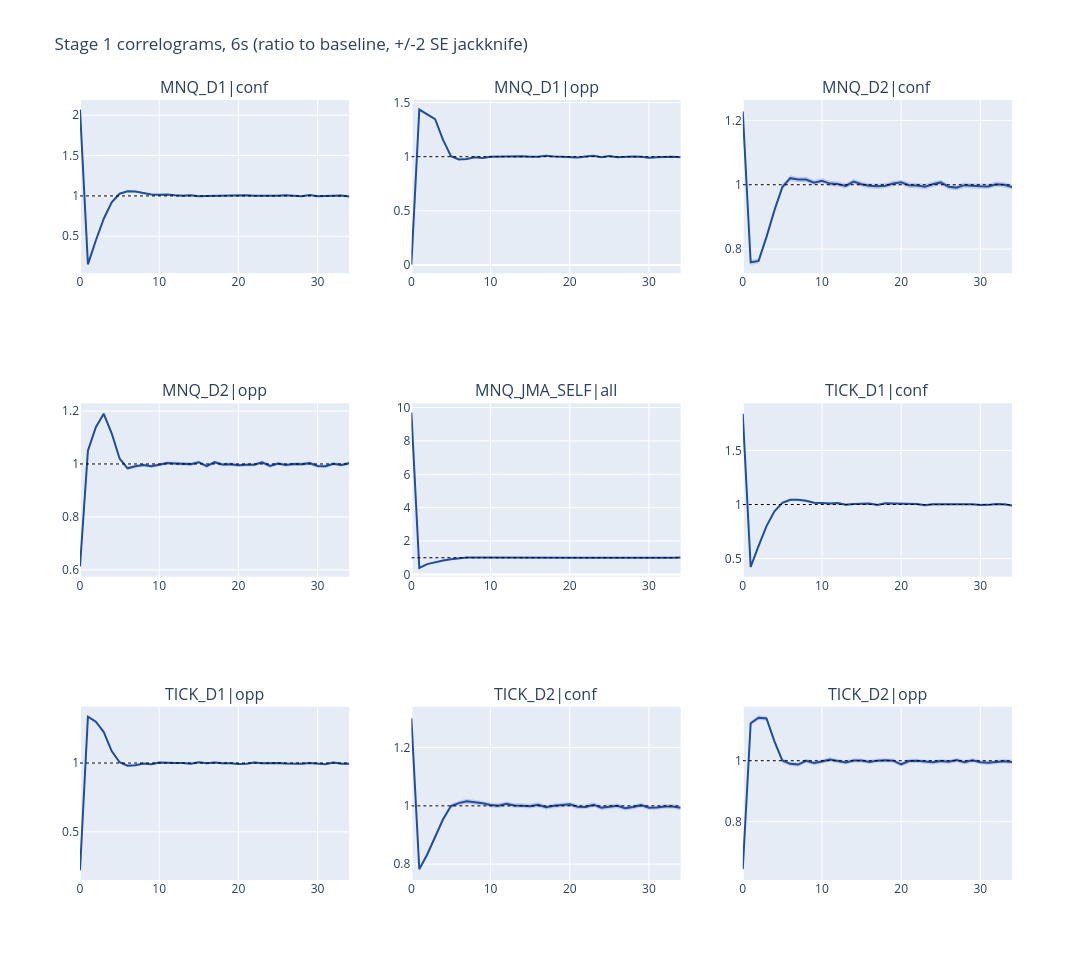

This figure's notebook cell:
### Code cell
bars = pd.read_parquet(f'data/stage-0/bars_{FRAME}s.parquet')
events = pd.read_parquet(f'data/stage-0/events_{FRAME}s.parquet')

df, summary = run_stage1(bars, events, out_dir=OUT_DIR, frame=6, lmax=34, plot=True)

### Figure 1 — Plotly figure (JSON) as saved in the notebook; plotly's stock layout.template omitted (floating-point values rounded to 4 significant figures)
{"data": [{"hoverinfo": "skip", "line": {"width": 0}, "showlegend": false, "type": "scatter", "x": [0, 1, 2, 3, 4, 5, 6, 7, 8, 9, 10, 11, 12, 13, 14, 15, 16, 17, 18, 19, 20, 21, 22, 23, 24, 25, 26, 27, 28, 29, 30, 31, 32, 33, 34], "xaxis": "x", "y": [2.082, 0.1568, 0.4543, 0.7266, 0.932, 1.037, 1.068, 1.065, 1.047, 1.028, 1.026, 1.028, 1.019, 1.014, 1.018, 1.007, 1.009, 1.011, 1.018, 1.015, 1.022, 1.019, 1.012, 1.012, 1.008, 1.012, 1.018, 1.007, 1.005, 1.022, 1.006, 1.009, 1.014, 1.015, 1.003], "yaxis": "y"}, {"fill": "tonexty", "fillcolor": "rgba(100,100,200,0.25)", "hoverinfo": "skip", "line": {"width": 0}, "showlegend": false, "type": "scatter", "x": [0, 1, 2, 3, 4, 5, 6, 7, 8, 9, 10, 11, 12, 13, 14, 15, 16, 17, 18, 19, 20, 21, 22, 23, 24, 25, 26, 27, 28, 29, 30, 31, 32, 33, 34], "xaxis": "x", "y": [2.057, 0.1479, 0.4401, 0.7081, 0.9118, 1.017, 1.048, 1.044, 1.025, 1.007, 1.005, 1.007, 0.9984, 0.993, 0.9986, 0.9864, 0.9889, 0.9906, 0.9972, 0.9958, 1.002, 0.9973, 0.9909, 0.9912, 0.9864, 0.9918, 0.9972, 0.9866, 0.9856, 1.002, 0.986, 0.9882, 0.9935, 0.9948, 0.9831], "yaxis": "y"}, {"line": {"color": "#1f4e9c"}, "mode": "lines", "showlegend": false, "type": "scatter", "x": [0, 1, 2, 3, 4, 5, 6, 7, 8, 9, 10, 11, 12, 13, 14, 15, 16, 17, 18, 19, 20, 21, 22, 23, 24, 25, 26, 27, 28, 29, 30, 31, 32, 33, 34], "xaxis": "x", "y": [2.069, 0.1523, 0.4472, 0.7173, 0.9219, 1.027, 1.058, 1.055, 1.036, 1.017, 1.015, 1.017, 1.009, 1.003, 1.009, 0.9965, 0.9992, 1.001, 1.008, 1.005, 1.012, 1.008, 1.001, 1.002, 0.997, 1.002, 1.008, 0.997, 0.9954, 1.012, 0.9962, 0.9985, 1.004, 1.005, 0.9932], "yaxis": "y"}, {"line": {"color": "black", "dash": "dot", "width": 1}, "mode": "lines", "showlegend": false, "type": "scatter", "x": [0, 34], "xaxis": "x", "y": [1, 1], "yaxis": "y"}, {"hoverinfo": "skip", "line": {"width": 0}, "showlegend": false, "type": "scatter", "x": [0, 1, 2, 3, 4, 5, 6, 7, 8, 9, 10, 11, 12, 13, 14, 15, 16, 17, 18, 19, 20, 21, 22, 23, 24, 25, 26, 27, 28, 29, 30, 31, 32, 33, 34], "xaxis": "x2", "y": [0.003112, 1.444, 1.4, 1.355, 1.162, 1.012, 0.9814, 0.9865, 1.002, 0.9957, 1.005, 1.008, 1.004, 1.013, 1.01, 1.007, 1.007, 1.017, 1.008, 1.007, 1.0, 1.0, 1.01, 1.015, 1.002, 1.014, 1.001, 1.007, 1.008, 1.006, 0.9971, 1.002, 1.005, 1.007, 1.002], "yaxis": "y2"}, {"fill": "tonexty", "fillcolor": "rgba(100,100,200,0.25)", "hoverinfo": "skip", "line": {"width": 0}, "showlegend": false, "type": "scatter", "x": [0, 1, 2, 3, 4, 5, 6, 7, 8, 9, 10, 11, 12, 13, 14, 15, 16, 17, 18, 19, 20, 21, 22, 23, 24, 25, 26, 27, 28, 29, 30, 31, 32, 33, 34], "xaxis": "x2", "y": [0.002275, 1.427, 1.384, 1.339, 1.147, 0.9978, 0.9675, 0.9727, 0.9877, 0.9816, 0.9914, 0.994, 0.9901, 0.9987, 0.9958, 0.9931, 0.9926, 1.002, 0.9938, 0.992, 0.9862, 0.9861, 0.9953, 1.001, 0.9881, 0.9994, 0.9867, 0.993, 0.9941, 0.9919, 0.983, 0.9876, 0.9908, 0.9933, 0.9877], "yaxis": "y2"}, {"line": {"color": "#1f4e9c"}, "mode": "lines", "showlegend": false, "type": "scatter", "x": [0, 1, 2, 3, 4, 5, 6, 7, 8, 9, 10, 11, 12, 13, 14, 15, 16, 17, 18, 19, 20, 21, 22, 23, 24, 25, 26, 27, 28, 29, 30, 31, 32, 33, 34], "xaxis": "x2", "y": [0.002693, 1.436, 1.392, 1.347, 1.155, 1.005, 0.9744, 0.9796, 0.9949, 0.9887, 0.9984, 1.001, 0.9972, 1.006, 1.003, 1.0, 0.9997, 1.009, 1.001, 0.9993, 0.9932, 0.9931, 1.002, 1.008, 0.9951, 1.006, 0.9939, 1.0, 1.001, 0.9987, 0.9901, 0.9946, 0.998, 1.0, 0.9947], "yaxis": "y2"}, {"line": {"color": "black", "dash": "dot", "width": 1}, "mode": "lines", "showlegend": false, "type": "scatter", "x": [0, 34], "xaxis": "x2", "y": [1, 1], "yaxis": "y2"}, {"hoverinfo": "skip", "line": {"width": 0}, "showlegend": false, "type": "scatter", "x": [0, 1, 2, 3, 4, 5, 6, 7, 8, 9, 10, 11, 12, 13, 14, 15, 16, 17, 18, 19, 20, 21, 22, 23, 24, 25, 26, 27, 28, 29, 30, 31, 32, 33, 34], "xaxis": "x3", "y": [1.236, 0.7657, 0.7708, 0.8456, 0.9283, 1.001, 1.029, 1.024, 1.025, 1.014, 1.021, 1.012, 1.011, 1.004, 1.018, 1.009, 1.005, 1.003, 1.005, 1.012, 1.016, 1.007, 1.006, 1.002, 1.01, 1.016, 1.002, 0.9995, 1.007, 1.004, 1.004, 1.003, 1.01, 1.008, 1.001], "yaxis": "y3"}, {"fill": "tonexty", "fillcolor": "rgba(100,100,200,0.25)", "hoverinfo": "skip", "line": {"width": 0}, "showlegend": false, "type": "scatter", "x": [0, 1, 2, 3, 4, 5, 6, 7, 8, 9, 10, 11, 12, 13, 14, 15, 16, 17, 18, 19, 20, 21, 22, 23, 24, 25, 26, 27, 28, 29, 30, 31, 32, 33, 34], "xaxis": "x3", "y": [1.219, 0.7514, 0.7552, 0.8303, 0.9127, 0.9846, 1.012, 1.008, 1.007, 0.9982, 1.004, 0.9953, 0.9942, 0.9884, 1.002, 0.9935, 0.9885, 0.9868, 0.9888, 0.9955, 0.9993, 0.9897, 0.9892, 0.9856, 0.9929, 0.9989, 0.9855, 0.9825, 0.99, 0.9876, 0.987, 0.9864, 0.9935, 0.9913, 0.9844], "yaxis": "y3"}, {"line": {"color": "#1f4e9c"}, "mode": "lines", "showlegend": false, "type": "scatter", "x": [0, 1, 2, 3, 4, 5, 6, 7, 8, 9, 10, 11, 12, 13, 14, 15, 16, 17, 18, 19, 20, 21, 22, 23, 24, 25, 26, 27, 28, 29, 30, 31, 32, 33, 34], "xaxis": "x3", "y": [1.228, 0.7586, 0.763, 0.838, 0.9205, 0.9926, 1.02, 1.016, 1.016, 1.006, 1.012, 1.003, 1.003, 0.9964, 1.01, 1.001, 0.9967, 0.9952, 0.997, 1.004, 1.007, 0.9984, 0.9975, 0.9938, 1.002, 1.007, 0.9936, 0.991, 0.9987, 0.9961, 0.9955, 0.9946, 1.002, 0.9998, 0.9927], "yaxis": "y3"}, {"line": {"color": "black", "dash": "dot", "width": 1}, "mode": "lines", "showlegend": false, "type": "scatter", "x": [0, 34], "xaxis": "x3", "y": [1, 1], "yaxis": "y3"}, {"hoverinfo": "skip", "line": {"width": 0}, "showlegend": false, "type": "scatter", "x": [0, 1, 2, 3, 4, 5, 6, 7, 8, 9, 10, 11, 12, 13, 14, 15, 16, 17, 18, 19, 20, 21, 22, 23, 24, 25, 26, 27, 28, 29, 30, 31, 32, 33, 34], "xaxis": "x4", "y": [0.6181, 1.057, 1.146, 1.196, 1.123, 1.027, 0.9905, 0.9984, 1.003, 0.998, 1.004, 1.01, 1.009, 1.006, 1.006, 1.013, 0.9981, 1.013, 1.004, 1.006, 1.002, 1.004, 1.003, 1.013, 0.9996, 1.008, 1.003, 1.007, 1.006, 1.01, 0.9993, 0.9976, 1.007, 1.003, 1.009], "yaxis": "y4"}, {"fill": "tonexty", "fillcolor": "rgba(100,100,200,0.25)", "hoverinfo": "skip", "line": {"width": 0}, "showlegend": false, "type": "scatter", "x": [0, 1, 2, 3, 4, 5, 6, 7, 8, 9, 10, 11, 12, 13, 14, 15, 16, 17, 18, 19, 20, 21, 22, 23, 24, 25, 26, 27, 28, 29, 30, 31, 32, 33, 34], "xaxis": "x4", "y": [0.6067, 1.043, 1.132, 1.182, 1.109, 1.014, 0.9768, 0.9849, 0.9895, 0.9846, 0.9904, 0.9969, 0.9954, 0.9931, 0.9927, 0.9997, 0.9848, 0.9999, 0.9907, 0.9926, 0.9885, 0.9905, 0.9901, 0.9992, 0.9859, 0.9951, 0.9893, 0.993, 0.9927, 0.9965, 0.9858, 0.9847, 0.9941, 0.9895, 0.9961], "yaxis": "y4"}, {"line": {"color": "#1f4e9c"}, "mode": "lines", "showlegend": false, "type": "scatter", "x": [0, 1, 2, 3, 4, 5, 6, 7, 8, 9, 10, 11, 12, 13, 14, 15, 16, 17, 18, 19, 20, 21, 22, 23, 24, 25, 26, 27, 28, 29, 30, 31, 32, 33, 34], "xaxis": "x4", "y": [0.6124, 1.05, 1.139, 1.189, 1.116, 1.02, 0.9837, 0.9916, 0.9961, 0.9913, 0.9971, 1.004, 1.002, 0.9995, 0.9994, 1.007, 0.9915, 1.007, 0.9976, 0.9993, 0.9953, 0.9973, 0.9968, 1.006, 0.9928, 1.002, 0.9959, 0.9998, 0.9993, 1.003, 0.9925, 0.9912, 1.001, 0.9963, 1.003], "yaxis": "y4"}, {"line": {"color": "black", "dash": "dot", "width": 1}, "mode": "lines", "showlegend": false, "type": "scatter", "x": [0, 34], "xaxis": "x4", "y": [1, 1], "yaxis": "y4"}, {"hoverinfo": "skip", "line": {"width": 0}, "showlegend": false, "type": "scatter", "x": [0, 1, 2, 3, 4, 5, 6, 7, 8, 9, 10, 11, 12, 13, 14, 15, 16, 17, 18, 19, 20, 21, 22, 23, 24, 25, 26, 27, 28, 29, 30, 31, 32, 33, 34], "xaxis": "x5", "y": [9.734, 0.3966, 0.6256, 0.7411, 0.8403, 0.9203, 0.9866, 1.017, 1.023, 1.019, 1.027, 1.011, 1.009, 1.006, 1.013, 1.012, 1.004, 1.012, 1.007, 1.015, 1.011, 1.007, 1.011, 1.007, 1.013, 1.005, 1.007, 1.015, 1.012, 1.013, 1.01, 1.015, 1.011, 1.009, 1.016], "yaxis": "y5"}, {"fill": "tonexty", "fillcolor": "rgba(100,100,200,0.25)", "hoverinfo": "skip", "line": {"width": 0}, "showlegend": false, "type": "scatter", "x": [0, 1, 2, 3, 4, 5, 6, 7, 8, 9, 10, 11, 12, 13, 14, 15, 16, 17, 18, 19, 20, 21, 22, 23, 24, 25, 26, 27, 28, 29, 30, 31, 32, 33, 34], "xaxis": "x5", "y": [9.68, 0.3856, 0.6115, 0.7266, 0.8245, 0.9037, 0.9698, 1.0, 1.006, 1.002, 1.01, 0.9947, 0.9921, 0.9898, 0.9965, 0.9957, 0.9872, 0.9954, 0.9908, 0.998, 0.9938, 0.99, 0.9935, 0.99, 0.9961, 0.9884, 0.99, 0.9977, 0.9955, 0.9962, 0.9932, 0.9989, 0.9942, 0.9931, 0.9999], "yaxis": "y5"}, {"line": {"color": "#1f4e9c"}, "mode": "lines", "showlegend": false, "type": "scatter", "x": [0, 1, 2, 3, 4, 5, 6, 7, 8, 9, 10, 11, 12, 13, 14, 15, 16, 17, 18, 19, 20, 21, 22, 23, 24, 25, 26, 27, 28, 29, 30, 31, 32, 33, 34], "xaxis": "x5", "y": [9.707, 0.3911, 0.6186, 0.7338, 0.8324, 0.912, 0.9782, 1.009, 1.014, 1.011, 1.019, 1.003, 1.0, 0.9979, 1.005, 1.004, 0.9957, 1.004, 0.999, 1.007, 1.002, 0.9983, 1.002, 0.9983, 1.005, 0.9968, 0.9985, 1.006, 1.004, 1.005, 1.001, 1.007, 1.003, 1.001, 1.008], "yaxis": "y5"}, {"line": {"color": "black", "dash": "dot", "width": 1}, "mode": "lines", "showlegend": false, "type": "scatter", "x": [0, 34], "xaxis": "x5", "y": [1, 1], "yaxis": "y5"}, {"hoverinfo": "skip", "line": {"width": 0}, "showlegend": false, "type": "scatter", "x": [0, 1, 2, 3, 4, 5, 6, 7, 8, 9, 10, 11, 12, 13, 14, 15, 16, 17, 18, 19, 20, 21, 22, 23, 24, 25, 26, 27, 28, 29, 30, 31, 32, 33, 34], "xaxis": "x6", "y": [1.855, 0.4344, 0.6277, 0.8099, 0.9468, 1.025, 1.053, 1.054, 1.044, 1.027, 1.023, 1.019, 1.023, 1.008, 1.015, 1.014, 1.02, 1.006, 1.022, 1.019, 1.016, 1.012, 1.015, 1.004, 1.012, 1.012, 1.012, 1.009, 1.008, 1.013, 1.006, 1.006, 1.015, 1.011, 1.001], "yaxis": "y6"}, {"fill": "tonexty", "fillcolor": "rgba(100,100,200,0.25)", "hoverinfo": "skip", "line": {"width": 0}, "showlegend": false, "type": "scatter", "x": [0, 1, 2, 3, 4, 5, 6, 7, 8, 9, 10, 11, 12, 13, 14, 15, 16, 17, 18, 19, 20, 21, 22, 23, 24, 25, 26, 27, 28, 29, 30, 31, 32, 33, 34], "xaxis": "x6", "y": [1.823, 0.413, 0.6086, 0.7909, 0.9276, 1.005, 1.033, 1.034, 1.024, 1.007, 1.003, 0.9987, 1.003, 0.9889, 0.9948, 0.9946, 0.9995, 0.9867, 1.001, 0.9994, 0.9959, 0.9923, 0.9944, 0.9835, 0.9918, 0.9917, 0.9917, 0.9887, 0.9877, 0.9937, 0.986, 0.9868, 0.9945, 0.9918, 0.9811], "yaxis": "y6"}, {"line": {"color": "#1f4e9c"}, "mode": "lines", "showlegend": false, "type": "scatter", "x": [0, 1, 2, 3, 4, 5, 6, 7, 8, 9, 10, 11, 12, 13, 14, 15, 16, 17, 18, 19, 20, 21, 22, 23, 24, 25, 26, 27, 28, 29, 30, 31, 32, 33, 34], "xaxis": "x6", "y": [1.839, 0.4237, 0.6182, 0.8004, 0.9372, 1.015, 1.043, 1.044, 1.034, 1.017, 1.013, 1.009, 1.013, 0.9987, 1.005, 1.004, 1.01, 0.9963, 1.012, 1.009, 1.006, 1.002, 1.005, 0.9936, 1.002, 1.002, 1.002, 0.9986, 0.9979, 1.003, 0.996, 0.9966, 1.005, 1.002, 0.9909], "yaxis": "y6"}, {"line": {"color": "black", "dash": "dot", "width": 1}, "mode": "lines", "showlegend": false, "type": "scatter", "x": [0, 34], "xaxis": "x6", "y": [1, 1], "yaxis": "y6"}, {"hoverinfo": "skip", "line": {"width": 0}, "showlegend": false, "type": "scatter", "x": [0, 1, 2, 3, 4, 5, 6, 7, 8, 9, 10, 11, 12, 13, 14, 15, 16, 17, 18, 19, 20, 21, 22, 23, 24, 25, 26, 27, 28, 29, 30, 31, 32, 33, 34], "xaxis": "x7", "y": [0.2305, 1.346, 1.309, 1.234, 1.095, 1.013, 0.9889, 0.992, 1.003, 0.9992, 1.012, 1.008, 1.008, 1.008, 1.003, 1.014, 1.006, 1.011, 1.006, 1.007, 1.001, 1.002, 1.011, 1.006, 1.009, 1.007, 1.003, 1.002, 1.003, 1.008, 1.004, 0.9988, 1.012, 1.003, 1.002], "yaxis": "y7"}, {"fill": "tonexty", "fillcolor": "rgba(100,100,200,0.25)", "hoverinfo": "skip", "line": {"width": 0}, "showlegend": false, "type": "scatter", "x": [0, 1, 2, 3, 4, 5, 6, 7, 8, 9, 10, 11, 12, 13, 14, 15, 16, 17, 18, 19, 20, 21, 22, 23, 24, 25, 26, 27, 28, 29, 30, 31, 32, 33, 34], "xaxis": "x7", "y": [0.2132, 1.327, 1.292, 1.216, 1.079, 0.9984, 0.9733, 0.9758, 0.9883, 0.9837, 0.9963, 0.9923, 0.9926, 0.993, 0.9879, 0.9983, 0.9909, 0.996, 0.9899, 0.9916, 0.9851, 0.9868, 0.9953, 0.9905, 0.9933, 0.9927, 0.988, 0.9869, 0.9876, 0.9925, 0.9891, 0.9834, 0.9966, 0.9876, 0.987], "yaxis": "y7"}, {"line": {"color": "#1f4e9c"}, "mode": "lines", "showlegend": false, "type": "scatter", "x": [0, 1, 2, 3, 4, 5, 6, 7, 8, 9, 10, 11, 12, 13, 14, 15, 16, 17, 18, 19, 20, 21, 22, 23, 24, 25, 26, 27, 28, 29, 30, 31, 32, 33, 34], "xaxis": "x7", "y": [0.2219, 1.337, 1.301, 1.225, 1.087, 1.006, 0.9811, 0.9839, 0.9957, 0.9915, 1.004, 1.0, 1.0, 1.001, 0.9955, 1.006, 0.9984, 1.003, 0.998, 0.9992, 0.993, 0.9946, 1.003, 0.9982, 1.001, 1.0, 0.9957, 0.9945, 0.9953, 1.0, 0.9966, 0.9911, 1.004, 0.9953, 0.9946], "yaxis": "y7"}, {"line": {"color": "black", "dash": "dot", "width": 1}, "mode": "lines", "showlegend": false, "type": "scatter", "x": [0, 34], "xaxis": "x7", "y": [1, 1], "yaxis": "y7"}, {"hoverinfo": "skip", "line": {"width": 0}, "showlegend": false, "type": "scatter", "x": [0, 1, 2, 3, 4, 5, 6, 7, 8, 9, 10, 11, 12, 13, 14, 15, 16, 17, 18, 19, 20, 21, 22, 23, 24, 25, 26, 27, 28, 29, 30, 31, 32, 33, 34], "xaxis": "x8", "y": [1.311, 0.7905, 0.8408, 0.9, 0.9617, 1.007, 1.018, 1.024, 1.021, 1.017, 1.011, 1.009, 1.015, 1.01, 1.009, 1.007, 1.012, 1.003, 1.008, 1.01, 1.014, 1.005, 1.005, 1.012, 1.002, 1.005, 1.009, 1.0, 1.004, 1.011, 1.001, 1.002, 1.006, 1.006, 1.002], "yaxis": "y8"}, {"fill": "tonexty", "fillcolor": "rgba(100,100,200,0.25)", "hoverinfo": "skip", "line": {"width": 0}, "showlegend": false, "type": "scatter", "x": [0, 1, 2, 3, 4, 5, 6, 7, 8, 9, 10, 11, 12, 13, 14, 15, 16, 17, 18, 19, 20, 21, 22, 23, 24, 25, 26, 27, 28, 29, 30, 31, 32, 33, 34], "xaxis": "x8", "y": [1.291, 0.7752, 0.8251, 0.8836, 0.9461, 0.9916, 1.001, 1.007, 1.005, 1.001, 0.9946, 0.9921, 0.9988, 0.9932, 0.9927, 0.9908, 0.9957, 0.9872, 0.9918, 0.9935, 0.9972, 0.9886, 0.9882, 0.9959, 0.9854, 0.9894, 0.9921, 0.9842, 0.9877, 0.9942, 0.9857, 0.9865, 0.9899, 0.99, 0.9853], "yaxis": "y8"}, {"line": {"color": "#1f4e9c"}, "mode": "lines", "showlegend": false, "type": "scatter", "x": [0, 1, 2, 3, 4, 5, 6, 7, 8, 9, 10, 11, 12, 13, 14, 15, 16, 17, 18, 19, 20, 21, 22, 23, 24, 25, 26, 27, 28, 29, 30, 31, 32, 33, 34], "xaxis": "x8", "y": [1.301, 0.7829, 0.8329, 0.8918, 0.9539, 0.9995, 1.01, 1.016, 1.013, 1.009, 1.003, 1.001, 1.007, 1.002, 1.001, 0.999, 1.004, 0.9953, 1.0, 1.002, 1.005, 0.9968, 0.9963, 1.004, 0.9936, 0.9974, 1.0, 0.9923, 0.9959, 1.002, 0.9934, 0.9944, 0.9982, 0.9982, 0.9937], "yaxis": "y8"}, {"line": {"color": "black", "dash": "dot", "width": 1}, "mode": "lines", "showlegend": false, "type": "scatter", "x": [0, 34], "xaxis": "x8", "y": [1, 1], "yaxis": "y8"}, {"hoverinfo": "skip", "line": {"width": 0}, "showlegend": false, "type": "scatter", "x": [0, 1, 2, 3, 4, 5, 6, 7, 8, 9, 10, 11, 12, 13, 14, 15, 16, 17, 18, 19, 20, 21, 22, 23, 24, 25, 26, 27, 28, 29, 30, 31, 32, 33, 34], "xaxis": "x9", "y": [0.6515, 1.13, 1.149, 1.146, 1.071, 1.008, 0.9967, 0.9943, 1.007, 0.9992, 1.004, 1.011, 1.006, 1.001, 1.008, 1.007, 1.003, 1.007, 1.008, 1.007, 0.9956, 1.006, 1.007, 1.003, 1.002, 1.006, 1.003, 1.009, 1.002, 1.008, 1.002, 1.001, 1.003, 1.006, 1.003], "yaxis": "y9"}, {"fill": "tonexty", "fillcolor": "rgba(100,100,200,0.25)", "hoverinfo": "skip", "line": {"width": 0}, "showlegend": false, "type": "scatter", "x": [0, 1, 2, 3, 4, 5, 6, 7, 8, 9, 10, 11, 12, 13, 14, 15, 16, 17, 18, 19, 20, 21, 22, 23, 24, 25, 26, 27, 28, 29, 30, 31, 32, 33, 34], "xaxis": "x9", "y": [0.6369, 1.116, 1.134, 1.131, 1.057, 0.9935, 0.9828, 0.9802, 0.9932, 0.9853, 0.9902, 0.9968, 0.9918, 0.9875, 0.9934, 0.9936, 0.989, 0.9932, 0.9943, 0.9931, 0.9809, 0.9919, 0.9928, 0.9894, 0.9879, 0.9919, 0.9893, 0.9953, 0.988, 0.9945, 0.988, 0.9864, 0.9888, 0.9914, 0.9883], "yaxis": "y9"}, {"line": {"color": "#1f4e9c"}, "mode": "lines", "showlegend": false, "type": "scatter", "x": [0, 1, 2, 3, 4, 5, 6, 7, 8, 9, 10, 11, 12, 13, 14, 15, 16, 17, 18, 19, 20, 21, 22, 23, 24, 25, 26, 27, 28, 29, 30, 31, 32, 33, 34], "xaxis": "x9", "y": [0.6442, 1.123, 1.141, 1.139, 1.064, 1.001, 0.9897, 0.9873, 1.0, 0.9923, 0.9971, 1.004, 0.9988, 0.9945, 1.001, 1.001, 0.996, 1.0, 1.001, 1.0, 0.9882, 0.999, 0.9997, 0.9963, 0.9951, 0.9989, 0.9964, 1.002, 0.995, 1.001, 0.9952, 0.9936, 0.9957, 0.9985, 0.9956], "yaxis": "y9"}, {"line": {"color": "black", "dash": "dot", "width": 1}, "mode": "lines", "showlegend": false, "type": "scatter", "x": [0, 34], "xaxis": "x9", "y": [1, 1], "yaxis": "y9"}], "layout": {"annotations": [{"font": {"size": 16}, "showarrow": false, "text": "MNQ_D1|conf", "x": 0.1444, "xanchor": "center", "xref": "paper", "y": 1, "yanchor": "bottom", "yref": "paper"}, {"font": {"size": 16}, "showarrow": false, "text": "MNQ_D1|opp", "x": 0.5, "xanchor": "center", "xref": "paper", "y": 1, "yanchor": "bottom", "yref": "paper"}, {"font": {"size": 16}, "showarrow": false, "text": "MNQ_D2|conf", "x": 0.8556, "xanchor": "center", "xref": "paper", "y": 1, "yanchor": "bottom", "yref": "paper"}, {"font": {"size": 16}, "showarrow": false, "text": "MNQ_D2|opp", "x": 0.1444, "xanchor": "center", "xref": "paper", "y": 0.6111, "yanchor": "bottom", "yref": "paper"}, {"font": {"size": 16}, "showarrow": false, "text": "MNQ_JMA_SELF|all", "x": 0.5, "xanchor": "center", "xref": "paper", "y": 0.6111, "yanchor": "bottom", "yref": "paper"}, {"font": {"size": 16}, "showarrow": false, "text": "TICK_D1|conf", "x": 0.8556, "xanchor": "center", "xref": "paper", "y": 0.6111, "yanchor": "bottom", "yref": "paper"}, {"font": {"size": 16}, "showarrow": false, "text": "TICK_D1|opp", "x": 0.1444, "xanchor": "center", "xref": "paper", "y": 0.2222, "yanchor": "bottom", "yref": "paper"}, {"font": {"size": 16}, "showarrow": false, "text": "TICK_D2|conf", "x": 0.5, "xanchor": "center", "xref": "paper", "y": 0.2222, "yanchor": "bottom", "yref": "paper"}, {"font": {"size": 16}, "showarrow": false, "text": "TICK_D2|opp", "x": 0.8556, "xanchor": "center", "xref": "paper", "y": 0.2222, "yanchor": "bottom", "yref": "paper"}], "height": 960, "title": {"text": "Stage 1 correlograms, 6s (ratio to baseline, +/-2 SE jackknife)"}, "width": 1400, "xaxis": {"anchor": "y", "domain": [0, 0.2889]}, "xaxis2": {"anchor": "y2", "domain": [0.3556, 0.6444]}, "xaxis3": {"anchor": "y3", "domain": [0.7111, 1]}, "xaxis4": {"anchor": "y4", "domain": [0, 0.2889]}, "xaxis5": {"anchor": "y5", "domain": [0.3556, 0.6444]}, "xaxis6": {"anchor": "y6", "domain": [0.7111, 1]}, "xaxis7": {"anchor": "y7", "domain": [0, 0.2889]}, "xaxis8": {"anchor": "y8", "domain": [0.3556, 0.6444]}, "xaxis9": {"anchor": "y9", "domain": [0.7111, 1]}, "yaxis": {"anchor": "x", "domain": [0.7778, 1]}, "yaxis2": {"anchor": "x2", "domain": [0.7778, 1]}, "yaxis3": {"anchor": "x3", "domain": [0.7778, 1]}, "yaxis4": {"anchor": "x4", "domain": [0.3889, 0.6111]}, "yaxis5": {"anchor": "x5", "domain": [0.3889, 0.6111]}, "yaxis6": {"anchor": "x6", "domain": [0.3889, 0.6111]}, "yaxis7": {"anchor": "x7", "domain": [0, 0.2222]}, "yaxis8": {"anchor": "x8", "domain": [0, 0.2222]}, "yaxis9": {"anchor": "x9", "domain": [0, 0.2222]}}}
